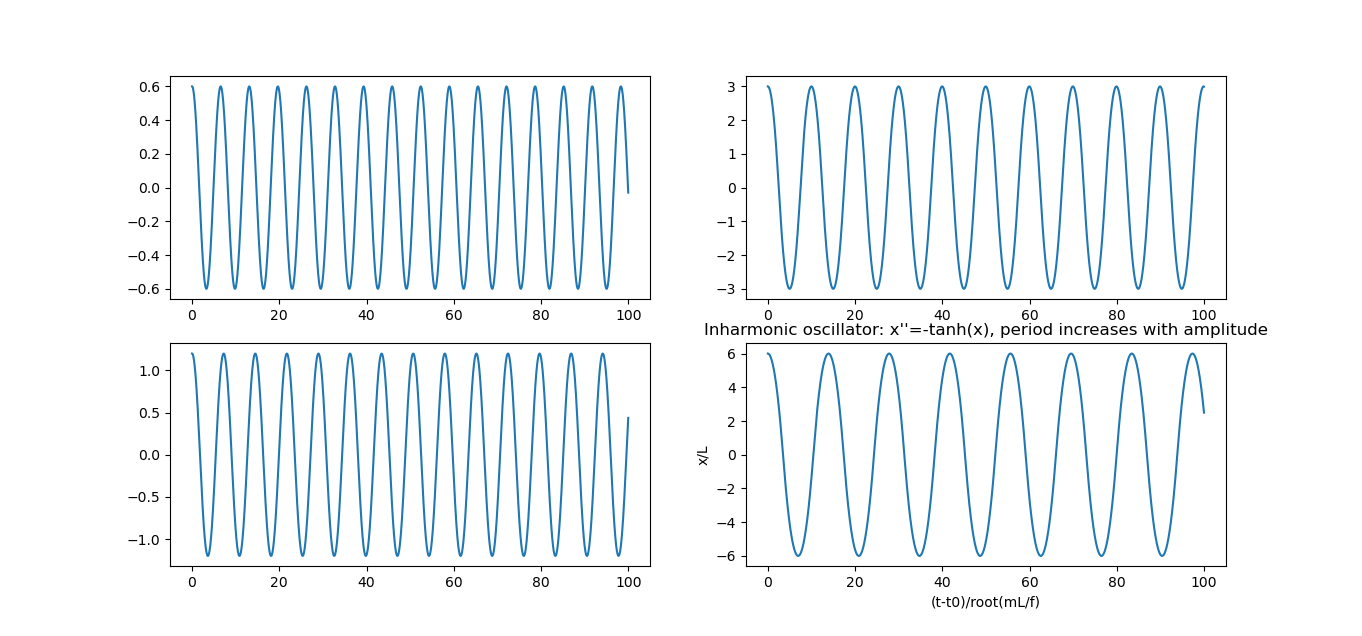

The Python source for this figure:
# to use, launch 
# python3 <this file> <amplitude>
import sys
import numpy as np
import matplotlib.pyplot as plt
import math

def num_integrate(A):
    x=A
    v=0
    dt=0.01 # time on which F is const
    x_vals = []
    t_vals = []
    for t in np.arange(0, 100, dt):
        x_vals.append(x)
        t_vals.append(t)
        x=x+v*dt
        a=-math.tanh(x)
        v=v+a*dt
    return t_vals, x_vals

A = float(sys.argv[1])

figure, axis = plt.subplots(2,2)

plt.title("Inharmonic oscillator: x''=-tanh(x), period increases with amplitude")
plt.xlabel('(t-t0)/root(mL/f)')
plt.ylabel('x/L')
                
axis[0, 0].plot(*num_integrate(A))
axis[1, 0].plot(*num_integrate(A*2))
axis[0, 1].plot(*num_integrate(A*5))
axis[1, 1].plot(*num_integrate(A*10))

plt.show()
